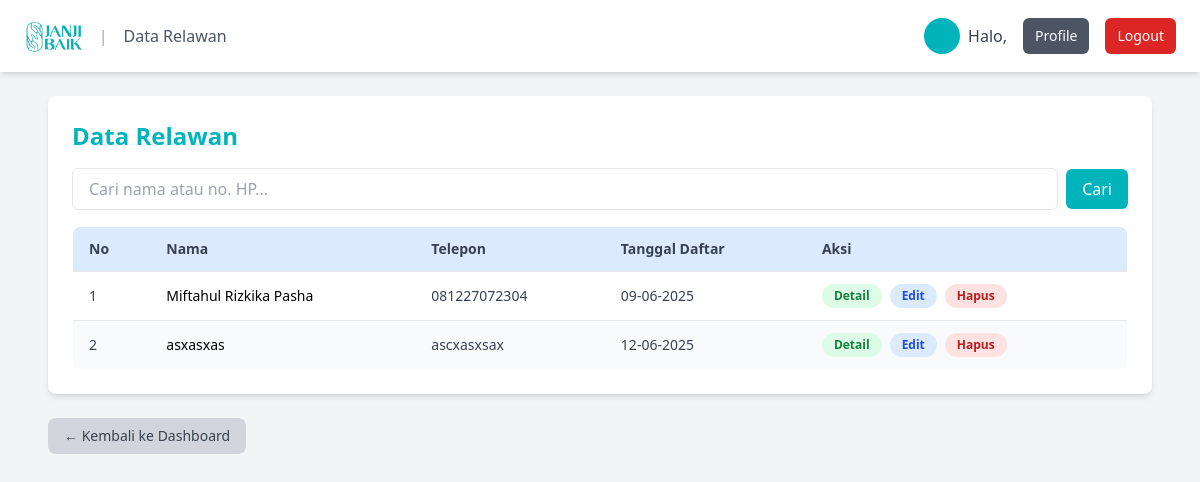
/admin/data_relawan.php, run on the app's committed database.
### tables this page shows
CREATE TABLE `relawan` (
  `id` int(11) NOT NULL,
  `nama_lengkap` varchar(100) DEFAULT NULL,
  `nama_panggilan` varchar(50) DEFAULT NULL,
  `tempat_lahir` varchar(50) DEFAULT NULL,
  `tanggal_lahir` date DEFAULT NULL,
  `no_hp` varchar(20) DEFAULT NULL,
  `alamat` text DEFAULT NULL,
  `divisi` enum('canvas think','human responsibility','creative seeker','tutor & caretaker','growth maker','student glory','digital heroes','counselor') DEFAULT NULL,
  `sosial_media` varchar(100) DEFAULT NULL,
  `pendidikan` varchar(100) DEFAULT NULL,
  `alasan` text DEFAULT NULL,
  `pengalaman` text DEFAULT NULL,
  `tanggung_jawab` text DEFAULT NULL,
  `kesibukan` varchar(100) DEFAULT NULL,
  `kritik_saran` text DEFAULT NULL,
  `created_at` timestamp NOT NULL DEFAULT current_timestamp()
);

### admin/data_relawan.php (the view, shortened to what this page needs)
<?php
$koneksi = new mysqli("localhost", "root", "", "janjibaik_db");
$cari = isset($_GET['cari']) ? $koneksi->real_escape_string($_GET['cari']) : '';
if ($cari !== '') {
    $query = "SELECT * FROM relawan WHERE nama_lengkap LIKE '%$cari%' OR no_hp LIKE '%$cari%'";
} else {
    $query = "SELECT * FROM relawan";
}
$result = $koneksi->query($query);
?>
<!DOCTYPE html>
<html lang="id">
<head>
    <script src="https://cdn.tailwindcss.com"></script>
</head>
<body class="bg-gray-100 min-h-screen">
<header class="bg-white shadow-md fixed top-0 w-full z-10">
    <div class="max-w-7xl mx-auto px-6 py-4 flex justify-between items-center">
        <div class="flex items-center space-x-4">
            <img src="../assets/logo.png" alt="Logo" class="h-10 w-15 object-contain" />
            <span class="text-gray-400">|</span>
            <span class="text-gray-600">Data Relawan</span>
        </div>
        <div class="flex items-center space-x-4">
            <div class="flex items-center space-x-2">
                <div class="w-9 h-9 bg-[#01B4BB] rounded-full flex items-center justify-center text-white font-semibold">
                </div>
                <span class="text-gray-700">Halo, <?= htmlspecialchars($_SESSION['admin_nama']); ?></span>
            </div>
            <a href="profile.php" class="bg-gray-600 hover:bg-gray-700 text-white px-3 py-2 rounded-md text-sm flex items-center">
                Profile
            </a>
            <a href="logout.php" class="bg-red-600 hover:bg-red-700 text-white px-3 py-2 rounded-md text-sm flex items-center">
                Logout
            </a>
        </div>
    </div>
</header>
<main class="pt-24 px-6 pb-10 max-w-6xl mx-auto">
    <div class="bg-white rounded-lg shadow-md p-6">
        <h2 class="text-2xl font-bold text-[#01B4BB] mb-4">Data Relawan</h2>
        <form method="GET" class="mb-4">
            <div class="flex items-center space-x-2">
                <input type="text" name="cari" placeholder="Cari nama atau no. HP..."
                       value="<?= htmlspecialchars($cari) ?>"
                       class="w-full px-4 py-2 border rounded-md focus:outline-none focus:ring focus:border-blue-300" />
                <button type="submit" class="bg-[#01B4BB] hover:bg-blue-700 text-white px-4 py-2 rounded-md">Cari</button>
            </div>
        </form>
        <div class="overflow-x-auto">
            <table class="min-w-full text-sm border border-gray-200 rounded-lg overflow-hidden">
                <thead class="bg-blue-100 text-gray-700">
                    <tr>
                        <th class="text-left py-3 px-4 border-b">No</th>
                        <th class="text-left py-3 px-4 border-b">Nama</th>
                        <th class="text-left py-3 px-4 border-b">Telepon</th>
                        <th class="text-left py-3 px-4 border-b">Tanggal Daftar</th>
                        <th class="text-left py-3 px-4 border-b">Aksi</th>
                    </tr>
                </thead>
                <tbody>
                <?php $no = 1; while ($row = $result->fetch_assoc()): ?>
                    <tr class="even:bg-gray-50">
                        <td class="py-3 px-4 border-b text-gray-700"><?= $no++; ?></td>
                        <td class="py-3 px-4 border-b font-medium"><?= htmlspecialchars($row['nama_lengkap']); ?></td>
                        <td class="py-3 px-4 border-b text-gray-700"><?= htmlspecialchars($row['no_hp']); ?></td>
                        <td class="py-3 px-4 border-b text-gray-700"><?= date('d-m-Y', strtotime($row['created_at'])); ?></td>
                        <td class="py-3 px-4 border-b">
                            <div class="flex space-x-2">
                                <a href="detail_relawan.php?id=<?= $row['id']; ?>"
                                   class="bg-green-100 text-green-700 px-3 py-1 rounded-full text-xs font-semibold hover:bg-green-200 transition">
                                    Detail
                                </a>
                                <button
                                    class="bg-blue-100 text-blue-700 px-3 py-1 rounded-full text-xs font-semibold hover:bg-blue-200 transition"
                                    onclick="openEditModal(<?= $row['id']; ?>, '<?= addslashes($row['nama_lengkap']); ?>', '<?= addslashes($row['no_hp']); ?>')">
                                    Edit
                                </button>
                                <button
                                    class="hapus-relawan-button bg-red-100 text-red-700 px-3 py-1 rounded-full text-xs font-semibold hover:bg-red-200 transition"
                                    data-id="<?= $row['id']; ?>">
                                    Hapus
                                </button>
                            </div>
                        </td>
                    </tr>
                <?php endwhile; ?>
                </tbody>
            </table>
        </div>
    </div>
    <div class="mt-6 text-left">
        <a href="dashboard.php" class="inline-flex items-center bg-gray-300 text-gray-700 hover:bg-gray-400 px-4 py-2 rounded-lg text-sm transition">
            ← Kembali ke Dashboard
        </a>
    </div>
</main>
</body>
</html>

### data on the page
relawan: nama_lengkap "Miftahul Rizkika Pasha", no_hp "081227072304", created_at "09-06-2025"
relawan: nama_lengkap "asxasxas", no_hp "ascxasxsax", created_at "12-06-2025"
